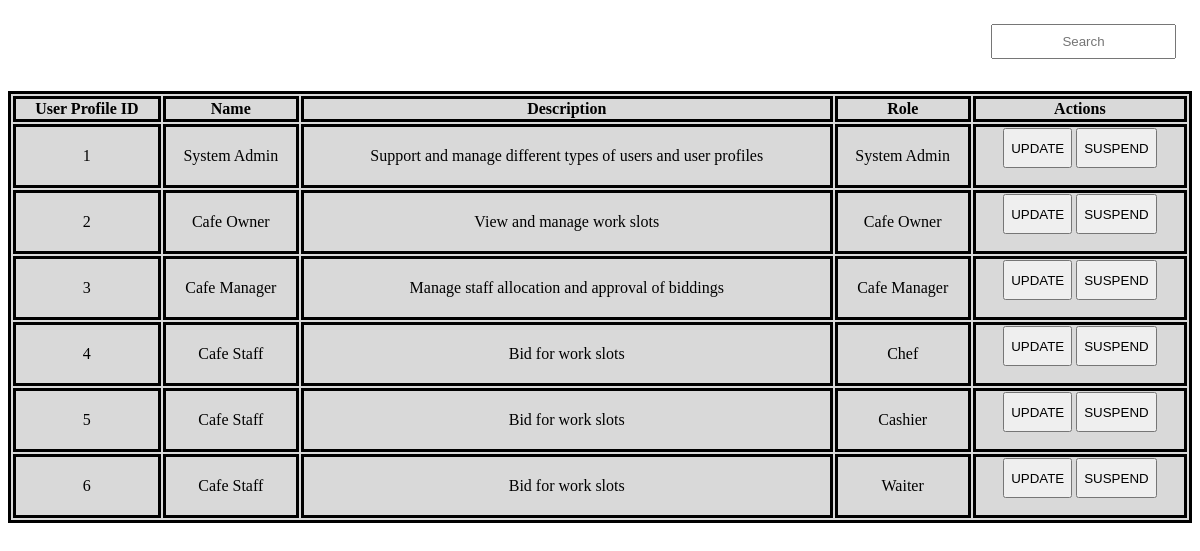
The page /bndProj/main/actors/admin/main-content.php on the database its author committed.
### tables this page shows
CREATE TABLE `userprofile` (
  `userProfileId` int(11) NOT NULL,
  `profileName` varchar(255) NOT NULL,
  `description` varchar(255) NOT NULL,
  `role` varchar(255) NOT NULL,
  `activated` tinyint(1) NOT NULL
);

### bndProj/entities/userProfileEntity.php (called while the page is built, shortened)
<?php
class UserProfileEntity extends Dbh
{
    protected function view()
    {
        $array = [];
        $conn = $this->connectDB();
        $sql = "SELECT * FROM userprofile";
        $result = $conn->query($sql);
        if ($result->num_rows > 0)
        {
            while ($row = $result->fetch_assoc())
            {
                $current = array(
                    'userProfileId' => $row['userProfileId'],
                    'profileName' => $row['profileName'],
                    'description' => $row['description'],
                    'role' => $row['role'],
                    'activated' => $row['activated']
                );
                array_push($array, $current);
            }
        }
        return $array;
    }
}
?>

### bndProj/controller/admin/viewUserProfileController.php (called while the page is built)
<?php
class ViewUserProfileController extends UserProfileEntity
{
    public function viewUserProfile()
    {
        $profile = new UserProfileEntity();
        $array = $profile->view();
        return $array;
    }
}
?>

### bndProj/main/actors/admin/boundaries/viewUserProfileBoundary.php (the view, shortened to what this page needs)
<?php
include "../../../entities/userProfileEntity.php";
include "../../../controller/admin/viewUserProfileController.php";
?>
<div class="container">
    <div class="row">
        <div class="search-container ml-auto">
            <form method="POST">
                <input type="text" name="search" id="myInput" placeholder="Search">
            </form>
        </div>
    </div>
    <div class="row">
        <?php
        if(isset($_POST["search"]))
        {
            $profileName = $_POST["search"];
            $searchUserProfile = new SearchUserProfileController();
            $array = $searchUserProfile->searchUserProfile($profileName);
            if ($array[0] != "Success")
            {
                echo '<script>';
                echo "alert('$array[0]');";
                echo 'document.location = "index.php?page=viewUserProfileBoundary";';
                echo '</script>';
            }
            else
            {
                echo '<table class ="table">';
                echo '  <tr>';
                echo '      <th class="text-center">User Profile ID</th>';
                echo '      <th class="text-center">Name</th>';
                echo '      <th class="text-center">Description</th>';
                echo '      <th class="text-center">Role</th>';
                echo '      <th class="text-center" colspan="2">Actions</th>';
                echo '  </tr>';
                for($i = 1; $i < count($array); $i++)
                {
                    $row = $array[$i];
                    echo '  <tr>';
                    echo '      <td>' . $row['userProfileId'] . '</td>';
                    echo '      <td>' . $row['profileName'] . '</td>';
                    echo '      <td>' . $row['description'] . '</td>';
                    echo '      <td>' . $row['role'] . '</td>';
                    echo '      <td>';
                    echo '          <form method="POST">';
                    echo '              <input type="hidden" name="updateProfileName" value="' . $row['profileName'] . '"/>';
                    echo '              <input type="hidden" name="updateDescription" value="' . $row['description'] . '"/>';
                    echo '              <input type="hidden" name="updateRole" value="' . $row['role'] . '"/>';
                    echo '              <button class="btn btn-primary" style="height:40px" value="' . $row['userProfileId'] . '" name="updateUserProfile">UPDATE</button>';
                    if ($row["activated"] == true)
                    {
                        echo '              <button class="btn btn-danger" style="height:40px" value="' . $row['userProfileId'] . '" name="suspendUserProfile">SUSPEND</button>';
                    }
                    else
                    {
                        echo '              <button class="btn btn-success" style="height:40px" value="' . $row['userProfileId'] . '" name="suspendUserProfile">ACTIVATE</button>';
                    }
                    echo '          </form>';
                    echo '      </td>';
                    echo '  </tr>';
                }
                echo "</table>";
            }
        }
        else
        {
            $viewUserProfile = new ViewUserProfileController();
            $array = $viewUserProfile->viewUserProfile();
            echo '<table class ="table">';
            echo '  <tr>';
            echo '      <th class="text-center">User Profile ID</th>';
            echo '      <th class="text-center">Name</th>';
            echo '      <th class="text-center">Description</th>';
            echo '      <th class="text-center">Role</th>';
            echo '      <th class="text-center" colspan="2">Actions</th>';
            echo '  </tr>';
            foreach($array as $row)
            {
                echo '  <tr>';
                echo '      <td>' . $row['userProfileId'] . '</td>';
                echo '      <td>' . $row['profileName'] . '</td>';
                echo '      <td>' . $row['description'] . '</td>';
                echo '      <td>' . $row['role'] . '</td>';
                echo '      <td>';
                echo '          <form method="POST">';
                echo '              <button class="btn btn-primary" style="height:40px" value="' . $row['userProfileId'] . '" name="updateUserProfile">UPDATE</button>';
                if ($row["activated"] == true)
                {
                    echo '              <button class="btn btn-danger" style="height:40px" value="' . $row['userProfileId'] . '" name="suspendUserProfile">SUSPEND</button>';
                }
                else
                {
                    echo '              <button class="btn btn-success" style="height:40px" value="' . $row['userProfileId'] . '" name="suspendUserProfile">ACTIVATE</button>';
                }
                echo '          </form>';
                echo '      </td>';
                echo '  </tr>';
            }
            echo "</table>";
        }
        ?>
    </div>
</div>

### bndProj/main/actors/admin/main-content.php
<?php
  if (isset($_GET['page'])) {
    $page = $_GET['page'];
    include('boundaries/'. $page . '.php');
  } else {
    include('boundaries/viewUserProfileBoundary.php');
  }

### bndProj/main/actors/admin/boundaries/viewUserProfileBoundary.php (style rules this page uses)
.table { margin-top: 1em !important; margin-left: auto; margin-right: auto; border-style: solid; border-color: black; background-color: #D9D9D9; width: 100%; text-align: center; }
th, td , tr { border-style: solid; border-color: black; }
.search-container { float: right; margin: 1em; }
.search-container input { height: 35px; margin-left: 1em; text-align: center; }

### rows shown on the page
userprofile: userProfileId "1", profileName "System Admin", description "Support and manage different types of users and user profiles", role "System Admin"
userprofile: userProfileId "2", profileName "Cafe Owner", description "View and manage work slots", role "Cafe Owner"
userprofile: userProfileId "3", profileName "Cafe Manager", description "Manage staff allocation and approval of biddings", role "Cafe Manager"
userprofile: userProfileId "4", profileName "Cafe Staff", description "Bid for work slots", role "Chef"
userprofile: userProfileId "5", profileName "Cafe Staff", description "Bid for work slots", role "Cashier"
userprofile: userProfileId "6", profileName "Cafe Staff", description "Bid for work slots", role "Waiter"
